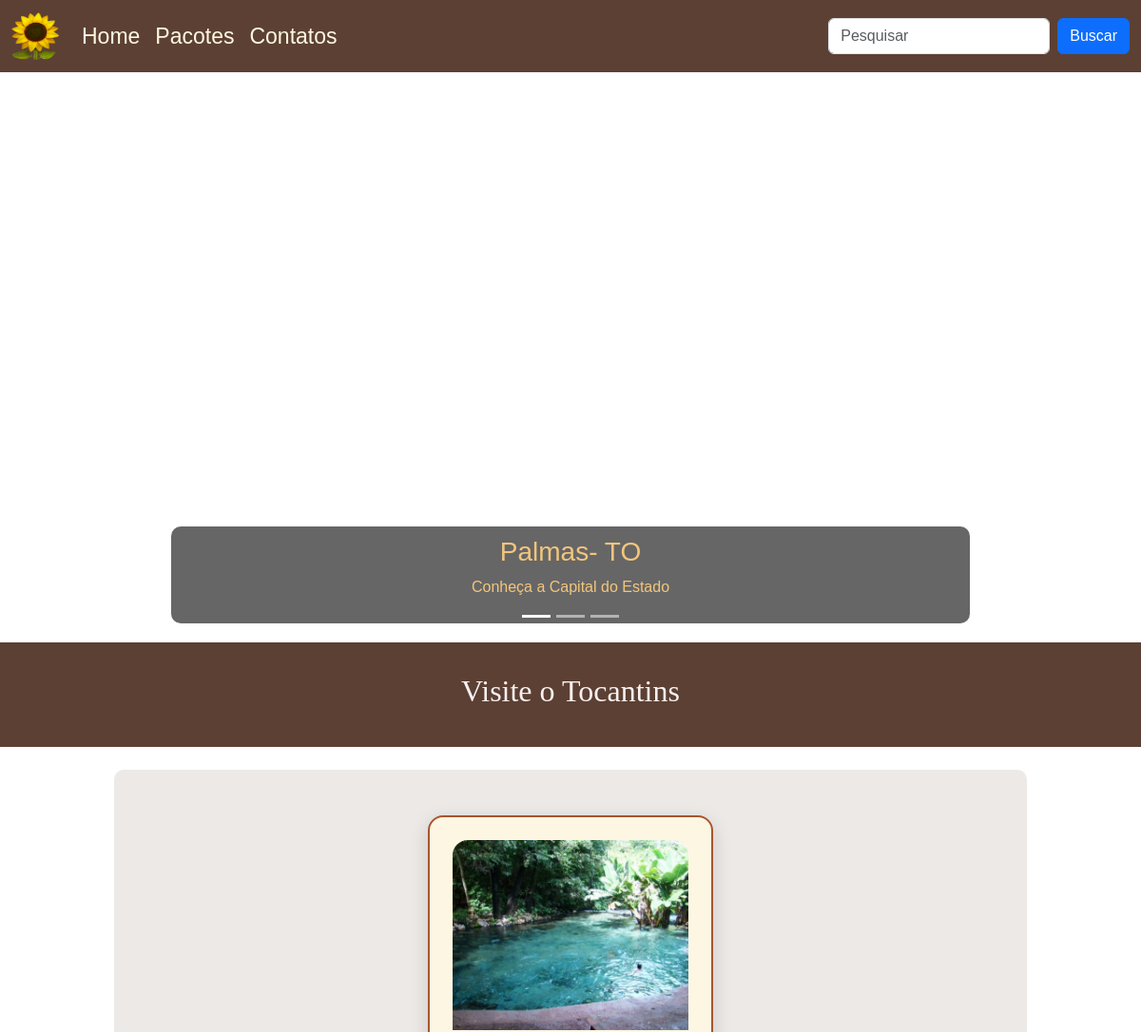
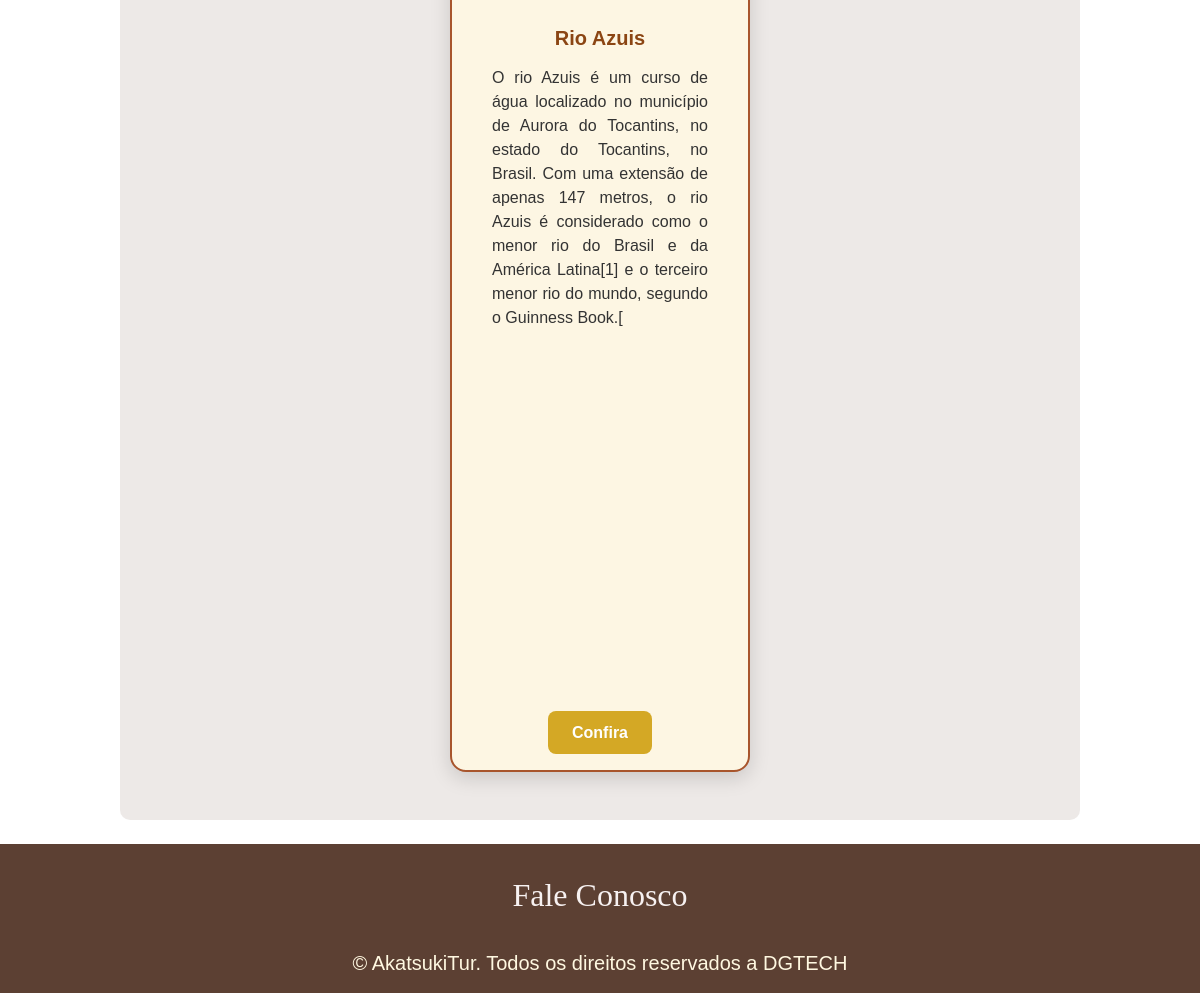
The page / on the database its author committed (2 pictures, top to bottom).
### home/models.py (models this page shows, shortened)
class Pacote(models.Model):
    titulo = models.CharField(max_length=100)
    descricao = models.TextField()
    imagem = models.ImageField(upload_to='pacotes_imagens/', blank=True, null=True)
    created_at = models.DateTimeField(auto_now_add=True)
    update_at = models.DateTimeField(auto_now=True)

### home/views.py (the view)
# urls.py: path('', views.principal, name='principal')
def principal(request):
    pacotes = Pacote.objects.all().order_by('-created_at')
    return render(request, 'home/principal.html', {'pacotes':pacotes})

### templates/home/principal.html (shortened to what this page needs)
{% extends 'base.html' %}
{% load static %}
{% load crispy_forms_tags %}
{% block content %}
<section class="row sec-pacotes" id="pacotes">
    {% for pacote in pacotes %}
    <div class="card col-3" style="width:300px">
        <img class="card-img-top" src="{{pacote.imagem.url}}" alt="{{pacote.titulo}}">
        <div class="card-body">
            <h4 class="card-title">{{pacote.titulo}}</h4>
            <p class="card-text">{{pacote.descricao}}</p>
            <a href="" target="_blank" class="btn btn-primary">Confira</a>
        </div>
    </div>
    {% endfor %}
</section>
<div class="container-fluid divisao">
    <h2>Fale Conosco</h2>
</div>
<section class="row sec-contato" id="contatos">
    <div class="col-12">
        <form method="POST">
            <button type="submit" class="btn btn-primary">Enviar</button>
        </form>
    </div>
</section>
{% endblock %}

### home/static/css/style.css (style rules this page uses)
.divisao { background-color: #5C4033 !important; text-align: center !important; color: #faf3f3 !important; padding: 2em !important; font-family:'playfair Display',serif !important; color: #f7f1f1 !important; }
body { font-size: 16px; font-family: Arial, sans-serif; }
.sec-pacotes { margin: 2% 10% !important; display: flex; flex-wrap: wrap; justify-content: center !important; gap: 1rem; background-color: #9682762c; padding: 2rem; border-radius: 10px; }
.card { padding: 1.5rem !important; margin: 1rem !important; width: 300px; height: 1000px; border-radius: 1rem; border: 2px solid #a8552c; background-color: #fdf6e3; box-shadow: 0 6px 20px rgba(0, 0, 0, 0.15); display: flex; flex-direction: column; position: relative; overflow: hidden; }
.card-img-top { height: 200px; object-fit: cover; border-top-left-radius: 1rem; border-top-right-radius: 1rem; }
.card h4 { color: #8B4513 !important; font-size: 1.25rem; font-weight: bold; margin-top: 0.75rem; text-align: center; }
.card p { text-align: justify; color: #333; font-size: 1rem; margin: 1rem 0; }
.card .btn { background-color: #d4a825; border: none; font-weight: bold; color: #fff; font-size: 1rem; padding: 0.6rem 1.5rem; border-radius: 8px; transition: background-color 0.3s; text-align: center; position: absolute; bottom: 1rem; left: 50%; transform: translateX(-50%); }

### rows shown on the page
Pacote: imagem (picture), titulo "Rio Azuis", descricao "O rio Azuis é um curso de água localizado no município de Aurora do Tocantins, no estado do Tocantins, no Brasil. Com uma extensão de apenas 147 metros, o rio Azuis é considerado como o menor rio do Brasil e da América Latina[1] e o terceiro menor rio do mundo, segundo o Guinness Book.["
